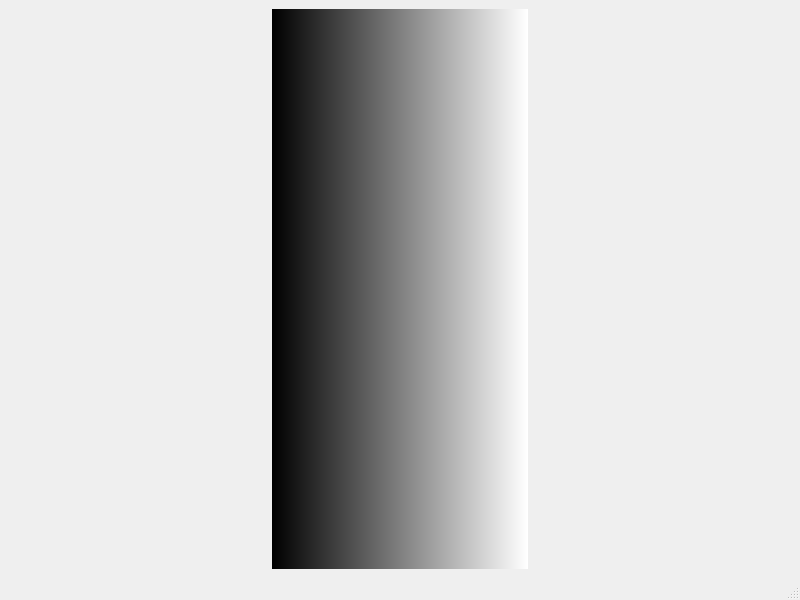
<?xml version="1.0" encoding="UTF-8"?>
<ui version="4.0">
 <class>MainWindow</class>
 <widget class="QMainWindow" name="MainWindow">
  <property name="geometry">
   <rect>
    <x>0</x>
    <y>0</y>
    <width>800</width>
    <height>600</height>
   </rect>
  </property>
  <property name="windowTitle">
   <string>MainWindow</string>
  </property>
  <widget class="QWidget" name="centralwidget">
   <layout class="QHBoxLayout" name="horizontalLayout">
    <item>
     <widget class="ShipPanel" name="shipPanel" native="true"/>
    </item>
    <item>
     <widget class="SpeedPanel" name="speedPanel" native="true">
      <property name="styleSheet">
       <string notr="true">background-color: qlineargradient(spread:pad, x1:0, y1:0, x2:1, y2:0, stop:0 rgba(0, 0, 0, 255), stop:1 rgba(255, 255, 255, 255));</string>
      </property>
     </widget>
    </item>
    <item>
     <widget class="ThermometreDlg" name="thermometreDlg" native="true">
      <layout class="QHBoxLayout" name="horizontalLayout_2"/>
     </widget>
    </item>
   </layout>
  </widget>
  <widget class="QMenuBar" name="menubar">
   <property name="geometry">
    <rect>
     <x>0</x>
     <y>0</y>
     <width>800</width>
     <height>21</height>
    </rect>
   </property>
  </widget>
  <widget class="QStatusBar" name="statusbar"/>
 </widget>
 <customwidgets>
  <customwidget>
   <class>SpeedPanel</class>
   <extends>QWidget</extends>
   <header>speedpanel.h</header>
   <container>1</container>
  </customwidget>
  <customwidget>
   <class>ShipPanel</class>
   <extends>QWidget</extends>
   <header>shippanel.h</header>
   <container>1</container>
  </customwidget>
  <customwidget>
   <class>ThermometreDlg</class>
   <extends>QWidget</extends>
   <header>thermometredlg.h</header>
   <container>1</container>
  </customwidget>
 </customwidgets>
 <resources/>
 <connections/>
</ui>
